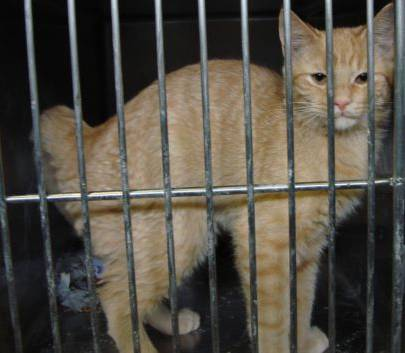
#> input picture Data/CNN/test/cats/cat.15.jpg, 405 x 353 px; its folder holds 3 pictures in this run
$ python test_model.py
#> lines starting #> are read from the running program, lines starting #| are printed output that depends on the picture
### CNN/utils.py
from PIL import Image
import numpy as np
import os
import math
from sklearn.utils import shuffle

def load_image(path, img_size):
    return np.array(Image.open(path).resize((img_size, img_size)), dtype=int)

def data_gen(path, img_size, batch_size, random_state=None):
#> called with path = './Data/CNN/test', img_size = 50, batch_size = 2, random_state = 42
    labels = os.listdir(path)
    id = 0
    map_label = {}
    X_filenames = []
    y = []
    for label in labels:
        map_label[label] = id
        label_path = os.path.join(path, label)
        filenames = os.listdir(label_path)
        for filename in filenames:
            file_path = os.path.join(label_path, filename)
            X_filenames.append(file_path)
            y.append(id)
        id += 1
#> pass 2 of the loop in data_gen, `for label in labels:`:
    n_step = math.ceil(len(X_filenames)/batch_size)
    X_filenames, y = shuffle(X_filenames, y, random_state=random_state)
    ib = 0
    X = []
    Y = []
    X_batch = []
    Y_batch = []
    for i in range(len(X_filenames)):
        if ib == batch_size:
            X.append(X_batch)
            Y.append(Y_batch)
            X_batch = []
            Y_batch = []
            ib = 0
        X_batch.append(load_image(X_filenames[i], img_size))
#> in load_image, `return np.array(Image.open(path).resize((img_size, img_size)), dtype=i..`:
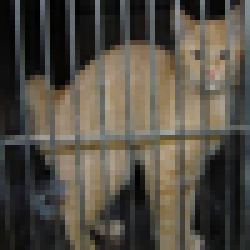
#> returned value: shape (50, 50, 3) int64 (shown 5 times larger); mean of channels 0, 1, 2 83.2, 78, 68.6; drawn as R, G, B
        Y_batch.append([y[i]])
        ib += 1
#> pass 2 of the loop in data_gen, `for i in range(len(X_filenames)):`:
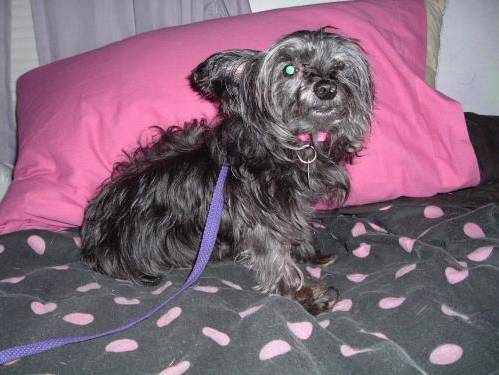
#> input picture Data/CNN/test/dogs/dog.0.jpg, 499 x 375 px
#> in load_image (call 2), `return np.array(Image.open(path).resize((img_size, img_size)), dtype=i..`:
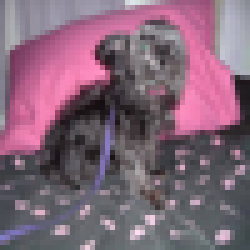
#> returned value: shape (50, 50, 3) int64 (shown 5 times larger); mean of channels 0, 1, 2 129.6, 101.6, 119.2; drawn as R, G, B
#> pass 3 of the loop in data_gen, `for i in range(len(X_filenames)):`:
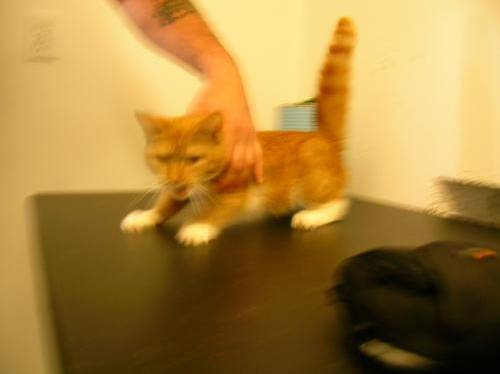
#> input picture Data/CNN/test/cats/cat.0.jpg, 500 x 374 px
#> in load_image (call 3), `return np.array(Image.open(path).resize((img_size, img_size)), dtype=i..`:
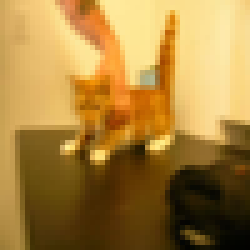
#> returned value: shape (50, 50, 3) int64 (shown 5 times larger); mean of channels 0, 1, 2 167.7, 129.8, 61.9; drawn as R, G, B
#> the loop made 4 passes; the first 3 are shown

        # if (i == len(X_filenames) - 1):
        #     X.append(X_batch)
        #     Y.append(Y_batch)

    return np.array(X)/255, np.array(Y), map_label

### NeuralNetwork/lemah.py
import pickle
import numpy as np
from tabulate import tabulate

class Sequential:
    """
    args:
        layers: Optional list of layers to add to the model.
    NOTE:
        First layers should have input_shape defined
    """
    def __init__(self,
                layers: list = []):
        self.build_stat = False
        self.compile_stat = False
        self.layers = []
        if (len(layers) != 0):
            for layer in layers:
                self.add(layer)

    # [37 lines left out: functions build, compile, add, __call__, fit, save, not called in this run]

    def load(self, filename):
#> (the run stopped early here; a loop or call above may not have finished)
